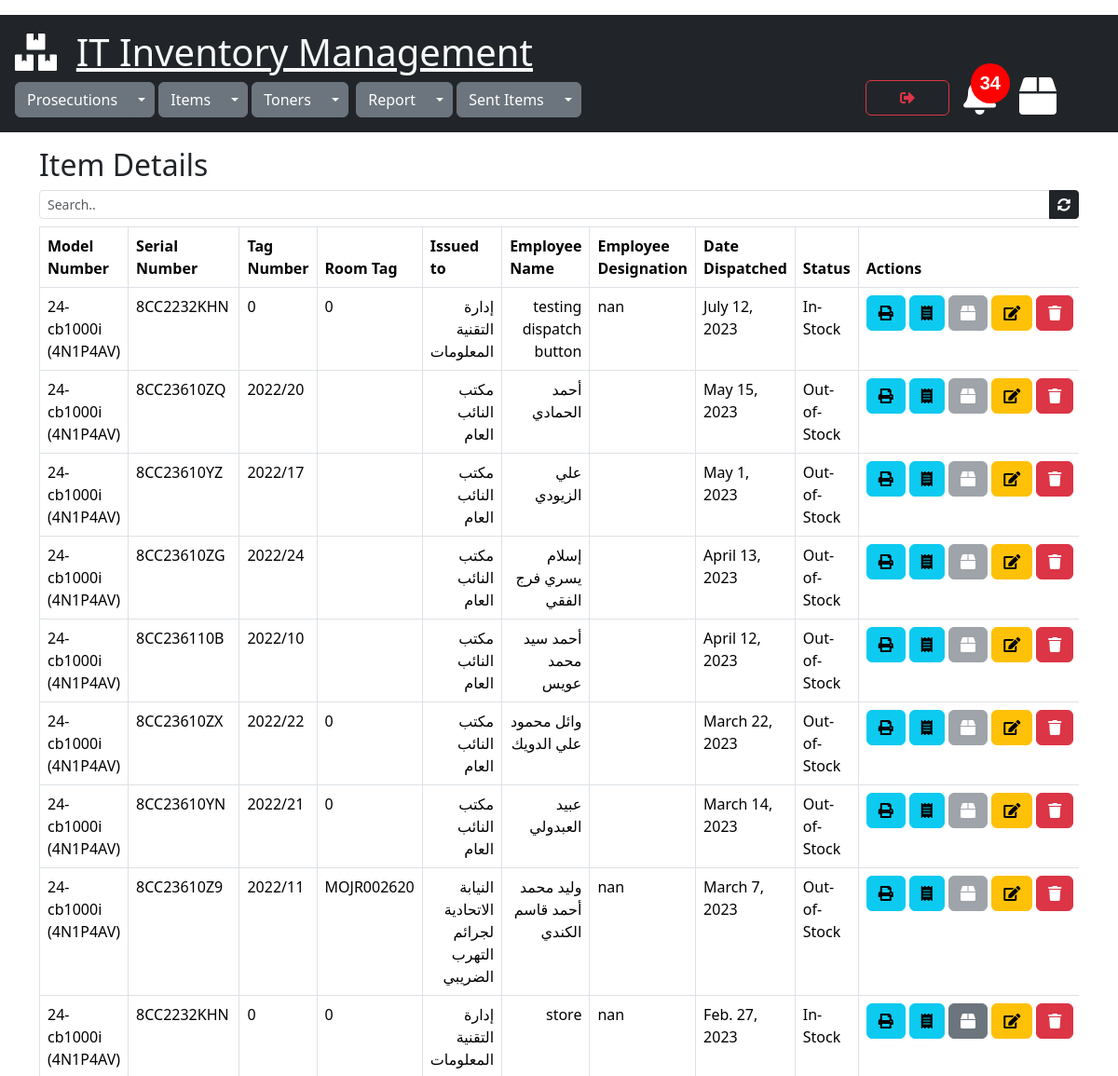
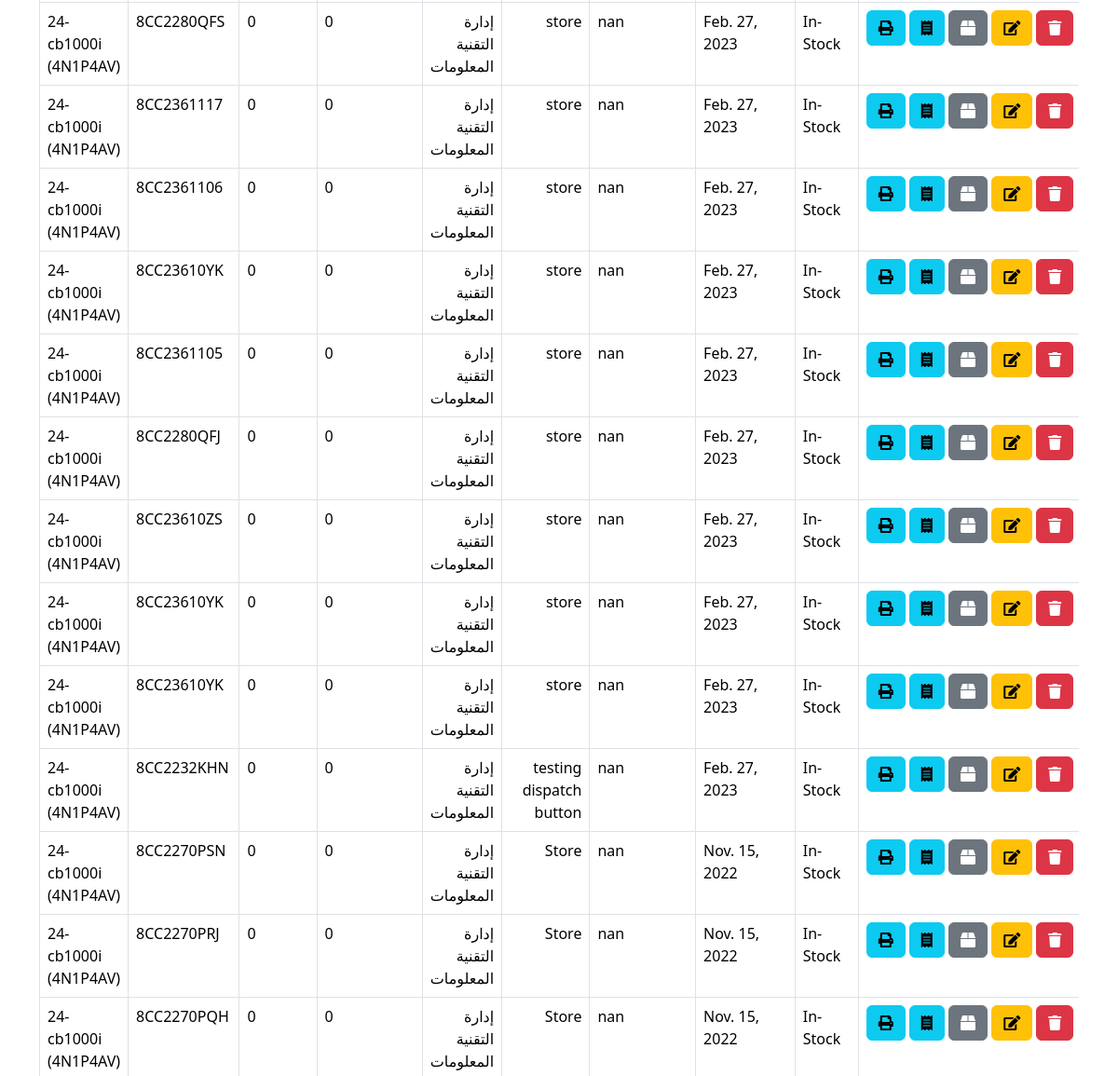
/items/view_items_details/109 (signed in, upper part), run on an earlier commit of the app's database (2 pictures, top to bottom).
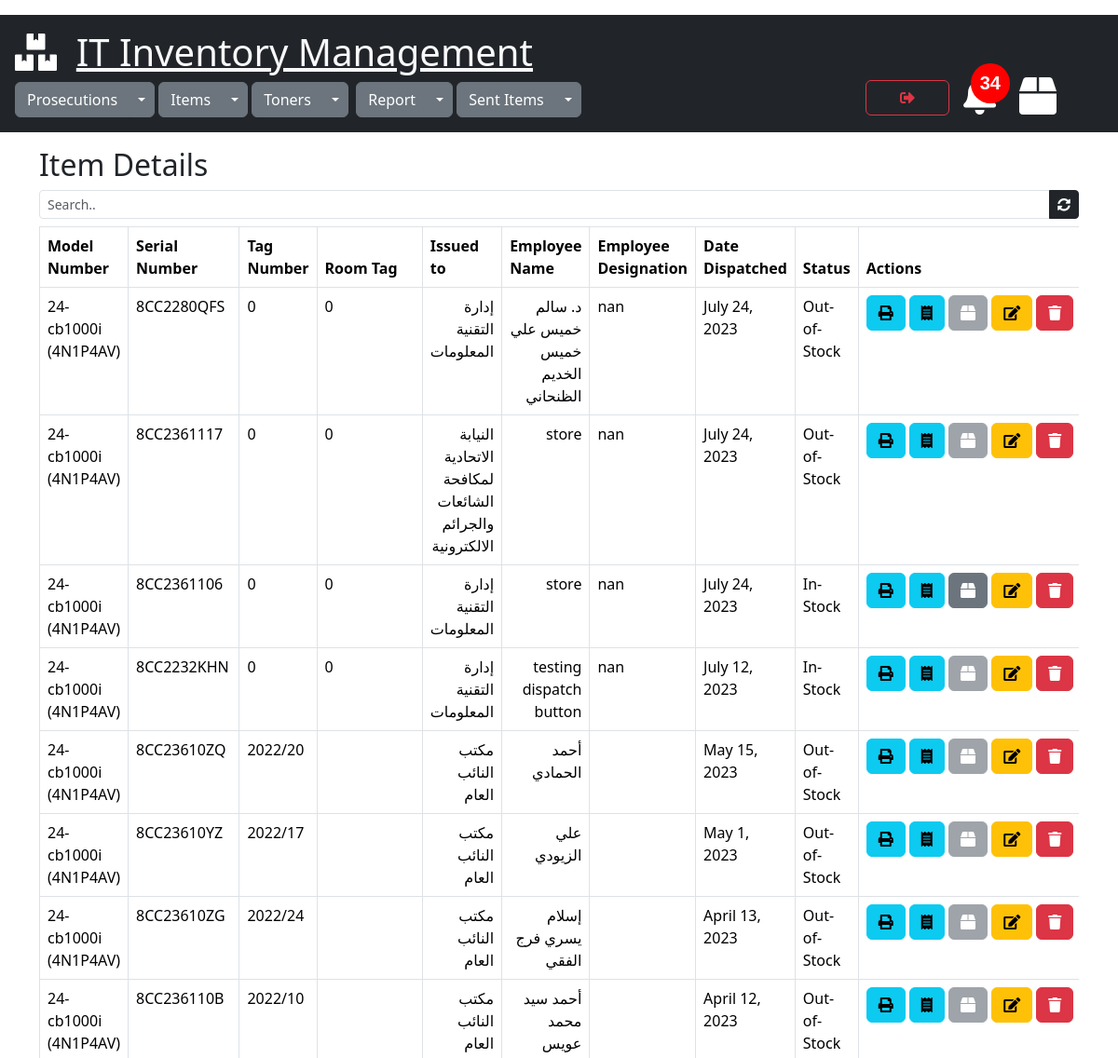
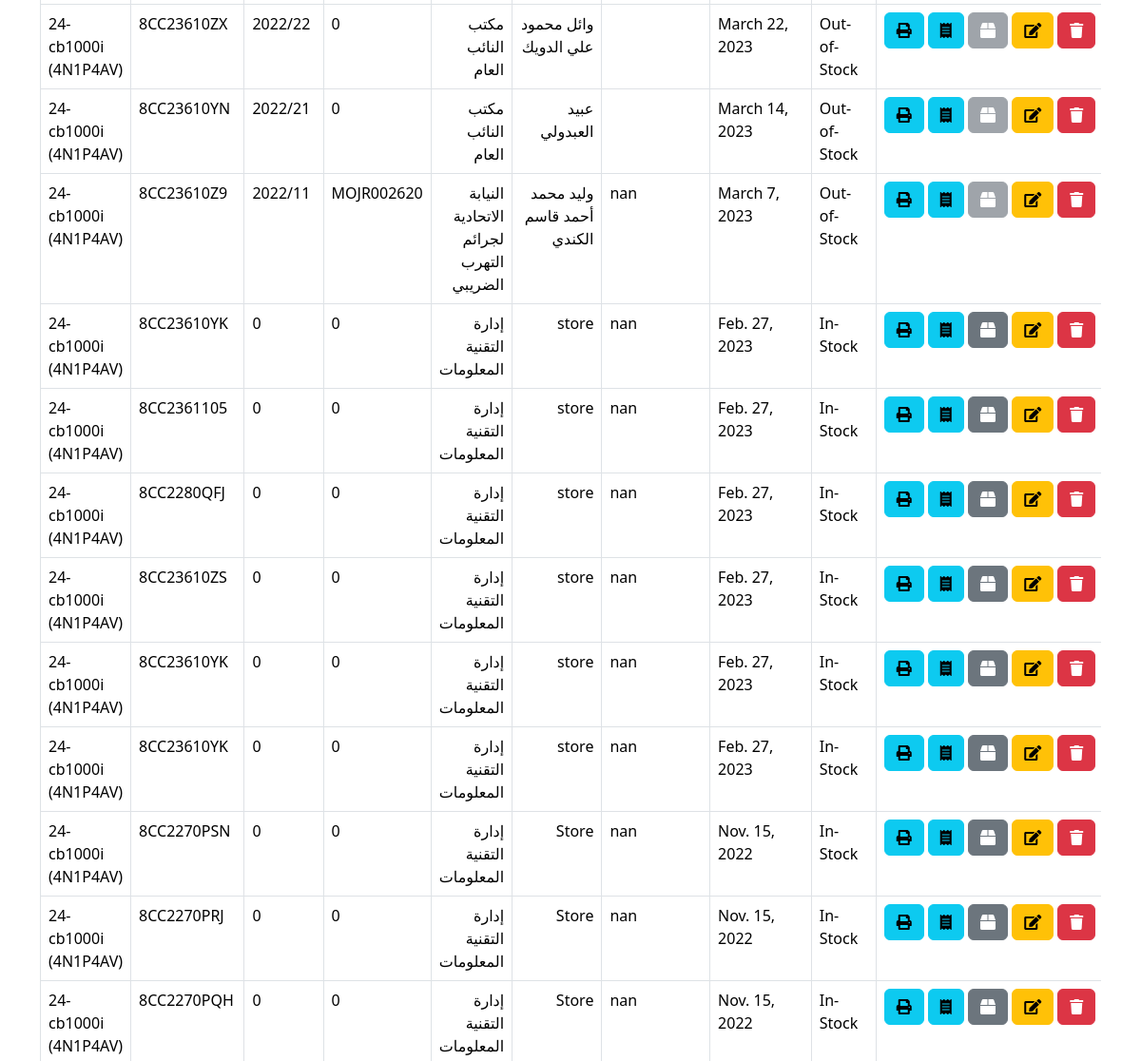
And on a later commit of the database (2 pictures, top to bottom).
### items/models.py (models this page shows)
class ItemDetails(models.Model):
    STATUS = [
        ('In-Stock', 'In-Stock'),
        ('Out-of-Stock', 'Out-of-Stock'),
        ('issued-to', 'issued-to')
    ]
    serial_no = models.CharField(max_length=500, null=True)
    tag_no = models.CharField(max_length=500, null=True)
    room_tag = models.CharField(max_length=500, null=True)
    status = models.CharField(max_length=30, default='In-stock', choices=STATUS)
    model_no = models.ForeignKey(Items, on_delete=models.CASCADE)
    issued_to = models.ForeignKey(Prosecutions, on_delete=models.CASCADE)
    employee_name = models.CharField(max_length=500, null=True)
    employee_designation = models.CharField(max_length=500, null=True)
    created = models.DateTimeField(default=timezone.now)
    date_dispatched = models.DateTimeField(default=timezone.now)
    cart_item = GenericRelation(CartItem, related_query_name='itemdetails')
    class Meta:
        ordering = ['-date_dispatched']

class Items(models.Model):
    model_no = models.CharField(max_length=300, null=True)
    description = models.CharField(max_length=500, null=True)
    total_qty = models.PositiveIntegerField(default=0, null=True)
    remaining_qty = models.PositiveIntegerField(default=0, null=True)
    created = models.DateTimeField(default=timezone.now)

### prosecutions/models.py (models this page shows)
class Prosecutions(models.Model):
    name = models.CharField(max_length=255)
    location = models.CharField(max_length=300,default="none")
    created = models.DateTimeField(default=timezone.now)

### items/views.py (the view)
# urls.py: path('view_items_details/<int:id>', views.view_items_details, name='view_items_details'),
@cache_control(no_cache=True, must_revalidate=True,no_store=True)
@login_required(login_url="login")
def view_items_details(request, id):
    itemdetails = ItemDetails.objects.filter(model_no=id)
    cartitem = CartItem.objects.all()
    joined_ids = [(o.object_id, o.content_type_id) for o in cartitem]
    itemdetails_content_type = ContentType.objects.get(app_label='items', model='itemdetails')
    content_type_id = itemdetails_content_type.id
    joined_ids = json.dumps(joined_ids)
    data_calc_cart_total = calc_cart_total(request)
    cart_total = data_calc_cart_total['cart_total']
    data_calc_toner_stock_alert = calc_toner_stock_alert(request)
    toner_stock_alert = data_calc_toner_stock_alert['toner_stock_alert_count']
    toner_under_fifteen = data_calc_toner_stock_alert['tonerstock']
    context = {"itemdetails": itemdetails, "joined_ids": joined_ids, "content_type_id": content_type_id,"item_id":id,"total":cart_total,
               "toner_stock_alert":toner_stock_alert,"toner_under_fifteen":toner_under_fifteen}
    return render(request, 'view_items_details.html', context)

### sent_items/utils.py (called while the page is built)
def get_total_cart_items(cart):
    cartitem = cart.cartitem_set.filter(selected=False, dispatched=False)
    total = cartitem.count()
    return total

def calc_cart_total(request):
    customer, created = Customer.objects.get_or_create(user=request.user)
    cart, created = Cart.objects.get_or_create(customer=customer, complete=False)
    items_in_cart = cart.cartitem_set.filter(selected=False, dispatched=False)
    cart_total = get_total_cart_items(cart)
    return {'cart_total':cart_total,'user_cart':cart,'items_in_cart':items_in_cart}

### toners/utils.py (called while the page is built)
def calc_toner_stock_alert(request):
    tonerstock=Toners.objects.filter(remaining_qty__lte=15)
    toner_stock_alert_count=tonerstock.count()
    return {"toner_stock_alert_count":toner_stock_alert_count,"tonerstock":tonerstock }

### items/templates/view_items_details.html (shortened to what this page needs)
{% extends 'mainpage.html' %}
{% load static %}
{% block content %}
<div class="container" xmlns="">
  <h2>Item Details</h2>
  <div class="input-group input-group-sm mb-2">
        <input class="form-control" id="search" type="text" placeholder="Search.." >
        <a href="{% url 'view_items_details' item_id %}" id="item_id" data-value="{{item_id}}" class="btn btn-dark btn-sm"><i class="fas fa-sync-alt"></i></a>
  </div>
  <div class="table-responsive">
      <table class="table table-bordered auto-width-table" id="myTable">
          <thead>
          <tr>
              <th>Model Number</th>
              <th>Serial Number</th>
              <th>Tag Number</th>
              <th>Room Tag </th>
              <th>Issued to</th>
              <th>Employee Name</th>
              <th>Employee Designation</th>
              <th>Date Dispatched</th>
              <th>Status</th>
              <th>Actions</th>
          </tr>
          </thead>
          <tbody>
          {% for detail in itemdetails %}
          <tr id="{{detail.id}}" data-id="{{ detail.id }}">
              <td>{{detail.model_no.model_no}}</td>
              <td>{{detail.serial_no}}</td>
              <td>{{detail.tag_no}}</td>
              <td>{{detail.room_tag}}</td>
              <td class="right-to-left-text">{{detail.issued_to.name}}</td>
              <td class="right-to-left-text">{{detail.employee_name}}</td>
              <td >{{detail.employee_designation}}</td>
              <td>{{detail.date_dispatched.date}}</td>
              <td>{{detail.status}}</td>
              <td>
                  <div class="button-container">
                      <a href="{% url 'print_issue_vouchers' detail.id %}" target="_blank" rel="noopener noreferrer"
                         class="btn btn-info " data-bs-toggle="tooltip" data-bs-placement="bottom"
                         title="Print Issue Voucher"><i class="fas fa-print"></i></a>
                      <a href="{% url 'print_item_sent_invoice' detail.id %}" target="_blank" rel="noopener noreferrer"
                         class="btn btn-info " data-bs-toggle="tooltip" data-bs-placement="bottom"
                         title="Print Invoice"><i class="fas fa-receipt"></i></a>
                      <button onclick="getCartData('{{detail.id}}','add')" data-detail="{{detail.id}}" data-action="add"
                              class="btn btn-secondary addtodispatch" data-bs-toggle="tooltip"
                              data-bs-placement="bottom" title="Add To Dispatch"><i class="fas fa-box"></i></button>
                      <a href="{% url 'edit_item_details_form' detail.id %}" class="btn btn-warning"
                         data-bs-toggle="tooltip" data-bs-placement="bottom" title="Edit"><i
                              class="fas fa-edit"></i></a>
                      <a class="btn btn-danger" data-bs-toggle="modal"
                         data-bs-target="#delete-modal{{ detail.pk }}" data-bs-toggle="tooltip"
                         data-bs-placement="bottom" title="Delete"><i class="fas fa-trash"></i></a>
                  </div>
              </td>
          </tr>
          {% endfor %}
          </tbody>
      </table>
  </div>
</div>
{% endblock %}

### templates/mainpage.html (shortened to what this page needs)
<!doctype html>
{% load static %}
<html lang="en">
<head>
    <link href="https://cdn.jsdelivr.net/npm/bootstrap@5.3.1/dist/css/bootstrap.min.css" rel="stylesheet">
    <link rel="stylesheet" type="text/css" href="https://cdn.datatables.net/v/bs5/jq-3.6.0/jszip-2.5.0/dt-1.13.1/b-2.3.3/b-html5-2.3.3/b-print-2.3.3/datatables.min.css"/>
    <link rel="stylesheet" href="https://cdn.jsdelivr.net/npm/bootstrap-select@1.13.14/dist/css/bootstrap-select.min.css">
    <link rel="stylesheet" href="https://cdnjs.cloudflare.com/ajax/libs/bootstrap-datepicker/1.9.0/css/bootstrap-datepicker.min.css">
    <link rel="stylesheet" href="https://cdnjs.cloudflare.com/ajax/libs/font-awesome/5.15.4/css/all.min.css" />
    {% load static %}<link href="{% static 'images/favicon.ico' %}" rel="shortcut icon">
    {% load static %}<link href="{% static 'images/logo.ico' %}" rel="shortcut icon">
    {% load static %}<script src="{% static 'js/script.js' %}"></script>
    {% load static %}<script src="{% static 'js/script1.js' %}"></script>
    {% load static %}<link rel="stylesheet" href="{% static 'css/style.css' %}">
</head>
<div class="container-fluid p-3 my-3 bg-dark text-white">
    {% block navbar-content %}
    <h1><i class="fas fa-boxes"></i>&nbsp;&nbsp;<a href="{% url 'mainpage' %}" class="text-light">IT Inventory Management</a></h1>
    <div class="btn-group">
        <button type="button" class="btn btn-secondary">Prosecutions</button>
        <button type="button" class="btn btn-secondary dropdown-toggle dropdown-toggle-split" data-bs-toggle="dropdown">
        </button>
    </div>
    <div class="btn-group">
        <button type="button" class="btn btn-secondary">Items</button>
        <button type="button" class="btn btn-secondary dropdown-toggle dropdown-toggle-split" data-bs-toggle="dropdown">
        </button>
     </div>
    <div class="btn-group">
        <button type="button" class="btn btn-secondary">Toners</button>
        <button type="button" class="btn btn-secondary dropdown-toggle dropdown-toggle-split" data-bs-toggle="dropdown">
        </button>
    </div>
    <div class="btn-group">
        <button type="button" class="btn btn-secondary">Report</button>
        <button type="button" class="btn btn-secondary dropdown-toggle dropdown-toggle-split" data-bs-toggle="dropdown">
        </button>
    </div>
        <div class="btn-group">
        <button type="button" class="btn btn-secondary">Sent Items</button>
        <button type="button" class="btn btn-secondary dropdown-toggle dropdown-toggle-split" data-bs-toggle="dropdown">
        </button>
    </div>
    <div id="dispatch-icon">
        {% if total > 0 %}
        <a href="{% url 'view_cart_items' %}">
            <i class="fas fa-box" data-count={{total}} data-bs-toggle="tooltip" data-bs-placement="bottom" title="Dispatch Items" ></i>
        </a>
        {% else %}
        <a href="{% url 'view_cart_items' %}">
            <i class="fas fa-box" data-bs-toggle="tooltip" data-bs-placement="bottom" title="Dispatch Items" ></i>
        </a>
        {% endif %}
    </div>
    <a href="{% url 'logout' %}" class=" btn btn-outline-danger " id="btn-logout" data-bs-toggle="tooltip" data-bs-placement="bottom" title="Logout"><i class="fas fa-sign-out-alt"></i></a>
    <div id="bell-notification">
        <a class="text-light"  data-bs-toggle="modal" data-bs-target="#toner_stock_alert">
            <i class="fas fa-bell" data-tonerstockalert={{toner_stock_alert}} data-bs-toggle="tooltip" data-bs-placement="bottom" title="Toner Stock Alert" ></i>
        </a>
    </div>
    {% endblock %}
</div>
<div>
{% block content %}
{% endblock %}
</div>
</html>

### static/css/style.css (style rules this page uses)
#btn-logout { width: 90px; float: right; margin-right: 70px; margin-top: -2px; }
#dispatch-icon { float: right; margin-right: 50px; margin-left: 5px; margin-top:-15px; display : flex; font-size: 40px; }
.fas.fa-box { color: white; }
#bell-notification { float: right; margin-right: -140px; margin-left: 30px; margin-top:-15px; font-size: 40px; cursor:pointer; }
.fas[data-tonerstockalert] { position:relative; }
.fas[data-tonerstockalert]:after { position: absolute; right: -0.75em; top: -.75em; content: attr(data-tonerstockalert); padding: .5em; border-radius: 10em; line-height: .9em; color: white; background: red; text-align: center; min-width: 2em; font: bold .5em sans-serif; }
.fas.fa-bell { color: white; }
.button-container { white-space: nowrap; }
.button-container button { display: inline-block; margin-right: auto; }
.auto-width-table { table-layout: auto; }
.right-to-left-text { direction: rtl; }

What changed in the data, as far as the page shows it:
removed ItemDetails: model_no.model_no "24-cb1000i (4N1P4AV)", serial_no "8CC2232KHN", tag_no "0", room_tag "0", issued_to.name "إدارة التقنية المعلومات", employee_name "store", employee_designation "nan", date_dispatched "Feb. 27, 2023", status "In-Stock"
removed ItemDetails: model_no.model_no "24-cb1000i (4N1P4AV)", serial_no "8CC2232KHN", tag_no "0", room_tag "0", issued_to.name "إدارة التقنية المعلومات", employee_name "testing dispatch button", employee_designation "nan", date_dispatched "Feb. 27, 2023", status "In-Stock"
changed ItemDetails "8CC2280QFS": employee_name "store" → "د. سالم خميس علي خميس الخديم الظنحاني"; date_dispatched "Feb. 27, 2023" → "July 24, 2023"; status "In-Stock" → "Out-of-Stock"; moves up the list
changed ItemDetails "8CC2361117": issued_to.name "إدارة التقنية المعلومات" → "النيابة الاتحادية لمكافحة الشائعات والجرائم الالكترونية"; date_dispatched "Feb. 27, 2023" → "July 24, 2023"; status "In-Stock" → "Out-of-Stock"; moves up the list
changed ItemDetails "8CC2361106": date_dispatched "Feb. 27, 2023" → "July 24, 2023"; moves up the list
